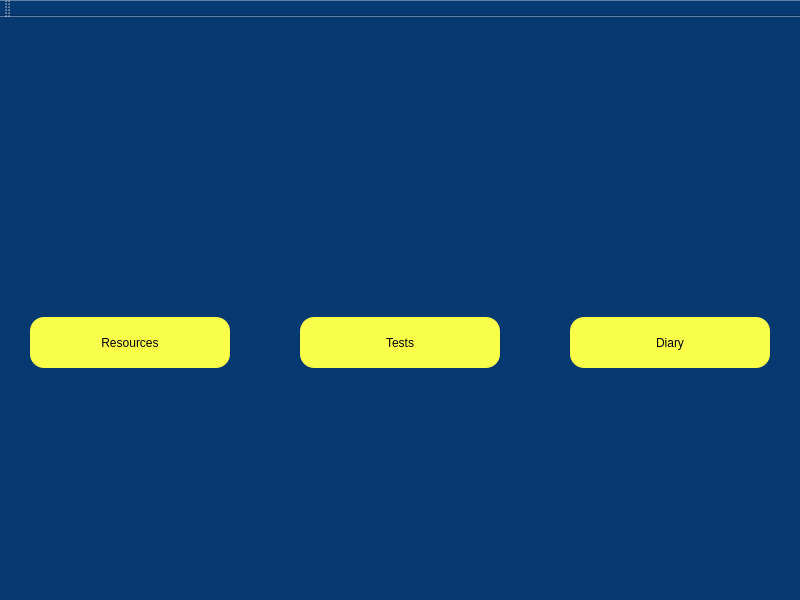
<?xml version="1.0" encoding="UTF-8"?>
<ui version="4.0">
 <class>PLClass</class>
 <widget class="QMainWindow" name="PLClass">
  <property name="geometry">
   <rect>
    <x>0</x>
    <y>0</y>
    <width>800</width>
    <height>600</height>
   </rect>
  </property>
  <property name="sizePolicy">
   <sizepolicy hsizetype="Minimum" vsizetype="Preferred">
    <horstretch>0</horstretch>
    <verstretch>0</verstretch>
   </sizepolicy>
  </property>
  <property name="baseSize">
   <size>
    <width>0</width>
    <height>0</height>
   </size>
  </property>
  <property name="windowTitle">
   <string>DataForce</string>
  </property>
  <property name="styleSheet">
   <string notr="true">background-color: rgb(6, 57, 112);</string>
  </property>
  <widget class="QWidget" name="centralWidget">
   <property name="styleSheet">
    <string notr="true"/>
   </property>
   <widget class="QPushButton" name="resourcesButton">
    <property name="geometry">
     <rect>
      <x>30</x>
      <y>300</y>
      <width>200</width>
      <height>51</height>
     </rect>
    </property>
    <property name="cursor">
     <cursorShape>PointingHandCursor</cursorShape>
    </property>
    <property name="styleSheet">
     <string notr="true">font: 16pt &quot;Segoe UI&quot;;
border-color: rgb(0, 0, 0);
       color: rgb(0, 0, 0);
       background-color: rgb(250, 255, 74);
       border: 1px;
       border-color: rgb(0, 0, 0);
       border-radius: 14px;
   </string>
    </property>
    <property name="text">
     <string>Resources</string>
    </property>
    <property name="checkable">
     <bool>false</bool>
    </property>
   </widget>
   <widget class="QPushButton" name="testsButton">
    <property name="geometry">
     <rect>
      <x>300</x>
      <y>300</y>
      <width>200</width>
      <height>51</height>
     </rect>
    </property>
    <property name="cursor">
     <cursorShape>PointingHandCursor</cursorShape>
    </property>
    <property name="styleSheet">
     <string notr="true">font: 16pt &quot;Segoe UI&quot;;
border-color: rgb(0, 0, 0);
       color: rgb(0, 0, 0);
       background-color: rgb(250, 255, 74);
       border: 1px;
       border-color: rgb(0, 0, 0);
       border-radius: 14px;
   </string>
    </property>
    <property name="text">
     <string>Tests</string>
    </property>
    <property name="checkable">
     <bool>false</bool>
    </property>
   </widget>
   <widget class="QPushButton" name="diaryButton">
    <property name="geometry">
     <rect>
      <x>570</x>
      <y>300</y>
      <width>200</width>
      <height>51</height>
     </rect>
    </property>
    <property name="cursor">
     <cursorShape>PointingHandCursor</cursorShape>
    </property>
    <property name="styleSheet">
     <string notr="true">font: 16pt &quot;Segoe UI&quot;;
border-color: rgb(0, 0, 0);
       color: rgb(0, 0, 0);
       background-color: rgb(250, 255, 74);
       border: 1px;
       border-color: rgb(0, 0, 0);
       border-radius: 14px;
   </string>
    </property>
    <property name="text">
     <string>Diary</string>
    </property>
    <property name="checkable">
     <bool>false</bool>
    </property>
   </widget>
  </widget>
  <widget class="QMenuBar" name="menuBar">
   <property name="geometry">
    <rect>
     <x>0</x>
     <y>0</y>
     <width>800</width>
     <height>18</height>
    </rect>
   </property>
  </widget>
  <widget class="QToolBar" name="mainToolBar">
   <attribute name="toolBarArea">
    <enum>TopToolBarArea</enum>
   </attribute>
   <attribute name="toolBarBreak">
    <bool>false</bool>
   </attribute>
  </widget>
  <widget class="QStatusBar" name="statusBar"/>
 </widget>
 <layoutdefault spacing="6" margin="11"/>
 <resources>
  <include location="PL.qrc"/>
 </resources>
 <connections/>
</ui>
